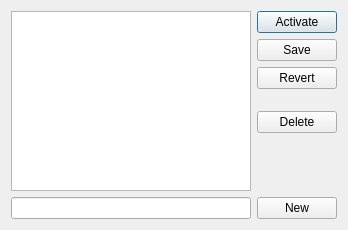
<?xml version="1.0" encoding="UTF-8"?>
<ui version="4.0">
 <class>PresetsWindow</class>
 <widget class="QDialog" name="PresetsWindow">
  <property name="geometry">
   <rect>
    <x>0</x>
    <y>0</y>
    <width>348</width>
    <height>230</height>
   </rect>
  </property>
  <property name="focusPolicy">
   <enum>Qt::ClickFocus</enum>
  </property>
  <property name="windowTitle">
   <string>Presets</string>
  </property>
  <layout class="QGridLayout">
   <item row="0" column="0" rowspan="6">
    <widget class="QListWidget" name="presets_"/>
   </item>
   <item row="0" column="1">
    <widget class="QPushButton" name="activate_">
     <property name="toolTip">
      <string>Click to activate selected preset</string>
     </property>
     <property name="text">
      <string>Activate</string>
     </property>
     <property name="autoDefault">
      <bool>false</bool>
     </property>
     <property name="default">
      <bool>true</bool>
     </property>
    </widget>
   </item>
   <item row="1" column="1">
    <widget class="QPushButton" name="save_">
     <property name="toolTip">
      <string>Click to save changes to selected preset</string>
     </property>
     <property name="text">
      <string>Save</string>
     </property>
     <property name="autoDefault">
      <bool>false</bool>
     </property>
    </widget>
   </item>
   <item row="2" column="1">
    <widget class="QPushButton" name="revert_">
     <property name="toolTip">
      <string>Click to undo change to selected preset</string>
     </property>
     <property name="text">
      <string>Revert</string>
     </property>
     <property name="autoDefault">
      <bool>false</bool>
     </property>
    </widget>
   </item>
   <item row="3" column="1">
    <spacer>
     <property name="orientation">
      <enum>Qt::Vertical</enum>
     </property>
     <property name="sizeType">
      <enum>QSizePolicy::Fixed</enum>
     </property>
     <property name="sizeHint" stdset="0">
      <size>
       <width>21</width>
       <height>16</height>
      </size>
     </property>
    </spacer>
   </item>
   <item row="4" column="1">
    <widget class="QPushButton" name="delete_">
     <property name="toolTip">
      <string>Click to delete the selected preset</string>
     </property>
     <property name="text">
      <string>Delete</string>
     </property>
     <property name="autoDefault">
      <bool>false</bool>
     </property>
    </widget>
   </item>
   <item row="5" column="1">
    <spacer>
     <property name="orientation">
      <enum>Qt::Vertical</enum>
     </property>
     <property name="sizeType">
      <enum>QSizePolicy::MinimumExpanding</enum>
     </property>
     <property name="sizeHint" stdset="0">
      <size>
       <width>21</width>
       <height>16</height>
      </size>
     </property>
    </spacer>
   </item>
   <item row="6" column="0">
    <widget class="QLineEdit" name="name_">
     <property name="minimumSize">
      <size>
       <width>150</width>
       <height>0</height>
      </size>
     </property>
     <property name="toolTip">
      <string>Name for a new preset</string>
     </property>
    </widget>
   </item>
   <item row="6" column="1">
    <widget class="QPushButton" name="new_">
     <property name="toolTip">
      <string>Click to create a new preset</string>
     </property>
     <property name="text">
      <string>New</string>
     </property>
     <property name="autoDefault">
      <bool>false</bool>
     </property>
    </widget>
   </item>
  </layout>
 </widget>
 <tabstops>
  <tabstop>name_</tabstop>
  <tabstop>new_</tabstop>
  <tabstop>presets_</tabstop>
  <tabstop>activate_</tabstop>
  <tabstop>save_</tabstop>
  <tabstop>revert_</tabstop>
  <tabstop>delete_</tabstop>
 </tabstops>
 <resources/>
 <connections/>
</ui>
